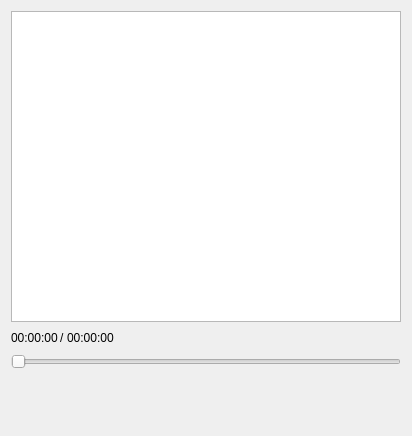
<?xml version="1.0" encoding="UTF-8"?>
<ui version="4.0">
 <class>MusicPlayer</class>
 <widget class="QWidget" name="MusicPlayer">
  <property name="geometry">
   <rect>
    <x>0</x>
    <y>0</y>
    <width>412</width>
    <height>436</height>
   </rect>
  </property>
  <property name="windowTitle">
   <string>MusicPlayer</string>
  </property>
  <property name="styleSheet">
   <string notr="true">QPushButton
{
	min-width:32px;
	min-height:32px;
	max-width:32px;
	max-height:32px;
	
	border:none;
}

QPushButton:hover
{
	background-color:rgb(66, 66, 66);
}</string>
  </property>
  <layout class="QVBoxLayout" name="verticalLayout">
   <item>
    <widget class="QListView" name="musicListView">
     <property name="editTriggers">
      <set>QAbstractItemView::EditTrigger::NoEditTriggers</set>
     </property>
    </widget>
   </item>
   <item>
    <layout class="QHBoxLayout" name="horizontalLayout_2">
     <property name="spacing">
      <number>2</number>
     </property>
     <item>
      <widget class="QLabel" name="realtime">
       <property name="text">
        <string>00:00:00</string>
       </property>
      </widget>
     </item>
     <item>
      <widget class="QLabel" name="spliter">
       <property name="text">
        <string>/</string>
       </property>
      </widget>
     </item>
     <item>
      <widget class="QLabel" name="totaltime">
       <property name="text">
        <string>00:00:00</string>
       </property>
      </widget>
     </item>
     <item>
      <spacer name="horizontalSpacer">
       <property name="orientation">
        <enum>Qt::Orientation::Horizontal</enum>
       </property>
       <property name="sizeHint" stdset="0">
        <size>
         <width>40</width>
         <height>20</height>
        </size>
       </property>
      </spacer>
     </item>
    </layout>
   </item>
   <item>
    <widget class="QSlider" name="play_slider">
     <property name="orientation">
      <enum>Qt::Orientation::Horizontal</enum>
     </property>
    </widget>
   </item>
   <item>
    <widget class="QWidget" name="widget" native="true">
     <layout class="QHBoxLayout" name="horizontalLayout">
      <item>
       <widget class="QPushButton" name="openDir_btn">
        <property name="text">
         <string/>
        </property>
        <property name="icon">
         <iconset theme="QIcon::ThemeIcon::FolderOpen"/>
        </property>
       </widget>
      </item>
      <item>
       <widget class="QPushButton" name="pre_btn">
        <property name="text">
         <string/>
        </property>
        <property name="icon">
         <iconset theme="QIcon::ThemeIcon::MediaSkipBackward"/>
        </property>
       </widget>
      </item>
      <item>
       <widget class="QPushButton" name="play_btn">
        <property name="text">
         <string/>
        </property>
        <property name="icon">
         <iconset theme="QIcon::ThemeIcon::MediaPlaybackStart"/>
        </property>
       </widget>
      </item>
      <item>
       <widget class="QPushButton" name="next_btn">
        <property name="text">
         <string/>
        </property>
        <property name="icon">
         <iconset theme="QIcon::ThemeIcon::MediaSkipForward"/>
        </property>
       </widget>
      </item>
      <item>
       <widget class="QPushButton" name="volume_btn">
        <property name="text">
         <string/>
        </property>
        <property name="icon">
         <iconset theme="QIcon::ThemeIcon::AudioCard"/>
        </property>
       </widget>
      </item>
     </layout>
    </widget>
   </item>
  </layout>
 </widget>
 <resources/>
 <connections/>
</ui>
